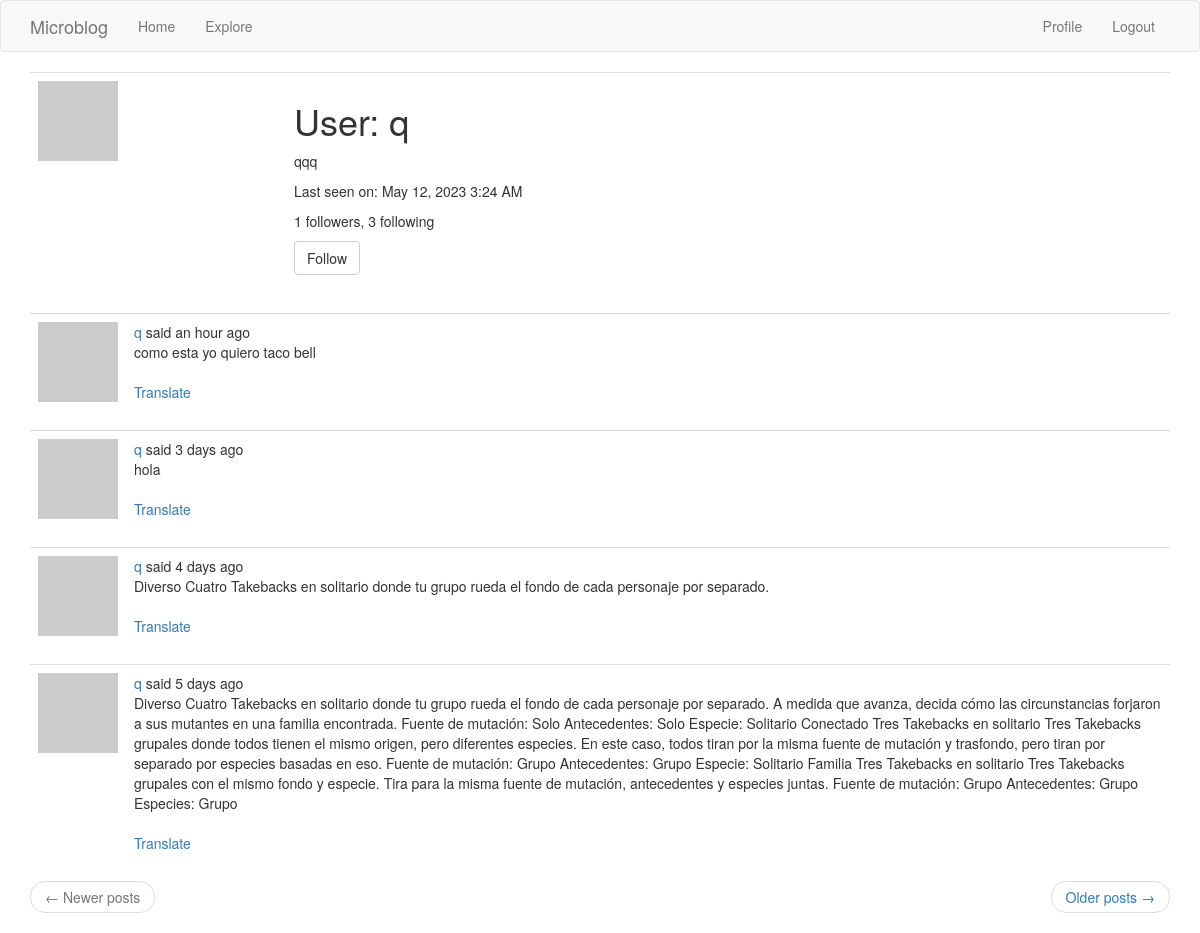
Page /user/q (signed in) on the committed database.
### app/models.py (models this page shows, shortened)
class User(UserMixin, db.Model):
    __tablename__ = 'user'
    id = db.Column(db.Integer, primary_key=True)
    username = db.Column(db.String(64), index=True, unique=True)
    email = db.Column(db.String(120), index=True, unique=True)
    password_hash = db.Column(db.String(128))
    posts = db.relationship('Post', backref='author', lazy='dynamic')
    about_me = db.Column(db.String(140))
    last_seen = db.Column(db.DateTime, default=datetime.utcnow)
    followed = db.relationship(
        'User', secondary=followers,
        primaryjoin=(followers.c.follower_id == id),
        secondaryjoin=(followers.c.followed_id == id),
        backref=db.backref('followers', lazy='dynamic'), lazy='dynamic')
    def avatar(self, size):
        digest = md5(self.email.lower().encode('utf-8')).hexdigest()
        return 'https://www.gravatar.com/avatar/{}?d=identicon&s={}'.format(
            digest, size)
    def is_following(self, user):
        return self.followed.filter(
            followers.c.followed_id == user.id).count() > 0

class Post(db.Model):
    __tablename__ = 'posts'
    id = db.Column(db.Integer, primary_key=True)
    body = db.Column(db.String(140))
    timestamp = db.Column(db.DateTime, index=True, default=datetime.utcnow)
    language = db.Column(db.String(5))
    user_id = db.Column(db.Integer, db.ForeignKey('user.id'))

### app/main/routes.py (the view)
@bp.route('/user/<username>')
@login_required
def user(username):
    user = User.query.filter_by(username=username).first_or_404()
    page = request.args.get('page', 1, type=int)
    posts = user.posts.order_by(Post.timestamp.desc()).paginate(
        page=page, per_page=current_app.config['POSTS_PER_PAGE'],
        error_out=False)
    next_url = url_for('main.user', username=user.username,
                       page=posts.next_num) if posts.has_next else None
    prev_url = url_for('main.user', username=user.username,
                       page=posts.prev_num) if posts.has_prev else None
    form = EmptyForm()
    return render_template('user.html', user=user, posts=posts.items,
                           next_url=next_url, prev_url=prev_url, form=form)

### app/main/forms.py
class EmptyForm(FlaskForm):
    submit = SubmitField('Submit')

### app/main/routes.py (called while the page is built)
@bp.before_app_request
def before_request():
    if current_user.is_authenticated:
        current_user.last_seen = datetime.utcnow()
        db.session.commit()
    g.locale = str(get_locale())

### app/models.py (called while the page is built)
@login.user_loader
def load_user(id):
    return User.query.get(int(id))

### app/templates/user.html (shortened to what this page needs)
{% extends "base.html" %}
{% block app_content %}
    <table class="table table-hover">
        <tr>
            <td width="256px"><img src="{{ user.avatar(256) }}"></td>
            <td>
                <h1>{{ _('User') }}: {{ user.username }}</h1>
                {% if user.about_me %}<p>{{ user.about_me }}</p>{% endif %}
                {% if user.last_seen %}
                <p>{{ _('Last seen on') }}: {{ moment(user.last_seen).format('LLL') }}</p>
                {% endif %}
                <p>{{ _('%(count)d followers', count=user.followers.count()) }}, {{ _('%(count)d following', count=user.followed.count()) }}</p>
                {% if user == current_user %}
                <p><a href="{{ url_for('main.edit_profile') }}">{{ _('Edit your profile') }}</a></p>
                {% elif not current_user.is_following(user) %}
                <p>
                    <form action="{{ url_for('main.follow', username=user.username) }}" method="post">
                        {{ form.submit(value=_('Follow'), class_='btn btn-default') }}
                    </form>
                </p>
                {% endif %}
            </td>
        </tr>
    </table>
    {% for post in posts %}
        {% include '_post.html' %}
    {% endfor %}
    <nav aria-label="...">
        <ul class="pager">
            <li class="previous{% if not prev_url %} disabled{% endif %}">
                <a href="{{ prev_url or '#' }}">
                    <span aria-hidden="true">&larr;</span> {{ _('Newer posts') }}
                </a>
            </li>
            <li class="next{% if not next_url %} disabled{% endif %}">
                <a href="{{ next_url or '#' }}">
                    {{ _('Older posts') }} <span aria-hidden="true">&rarr;</span>
                </a>
            </li>
        </ul>
    </nav>
{% endblock %}

### app/templates/_post.html (shortened to what this page needs)
    <table class="table table-hover">
        <tr>
            <td width="70px">
                <a href="{{ url_for('main.user', username=post.author.username) }}">
                    <img src="{{ post.author.avatar(70) }}" />
                </a>
            </td>
            <td>
                {{ _('%(username)s said %(when)s',
                    username=user_link, when=moment(post.timestamp).fromNow()) }}
                <br>
                <span id="post{{ post.id }}">{{ post.body }}</span>
                {% if post.language and post.language != g.locale %}
                <br><br>
                <span id="translation{{ post.id }}">
                    <a href="javascript:translate(
                                '#post{{ post.id }}',
                                '#translation{{ post.id }}',
                                '{{ post.language }}',
                                '{{ g.locale }}');">{{ _('Translate') }}</a>
                </span>
                {% endif %}
            </td>
        </tr>
    </table>

### rows in the picture
User: username "q", about_me "qqq", last_seen "May 12, 2023 3:24 AM"
Post: body "como esta yo quiero taco bell"
Post: body "hola"
Post: body "Diverso Cuatro Takebacks en solitario donde tu grupo rueda el fondo de cada personaje por separado."
Post: body "Diverso Cuatro Takebacks en solitario donde tu grupo rueda el fondo de cada personaje por separado. A medida que avanza, decida cómo las circunstancias forjaron a sus mutantes en una familia encontrada. Fuente de mutación: Solo Antecedentes: Solo Especie: Solitario Conectado Tres Takebacks en solitario Tres Takebacks grupales donde todos tienen el mismo origen, pero diferentes especies. En este caso, todos tiran por la misma fuente de mutación y trasfondo, pero tiran por separado por especies basadas en eso. Fuente de mutación: Grupo Antecedentes: Grupo Especie: Solitario Familia Tres Takebacks en solitario Tres Takebacks grupales con el mismo fondo y especie. Tira para la misma fuente de…"
